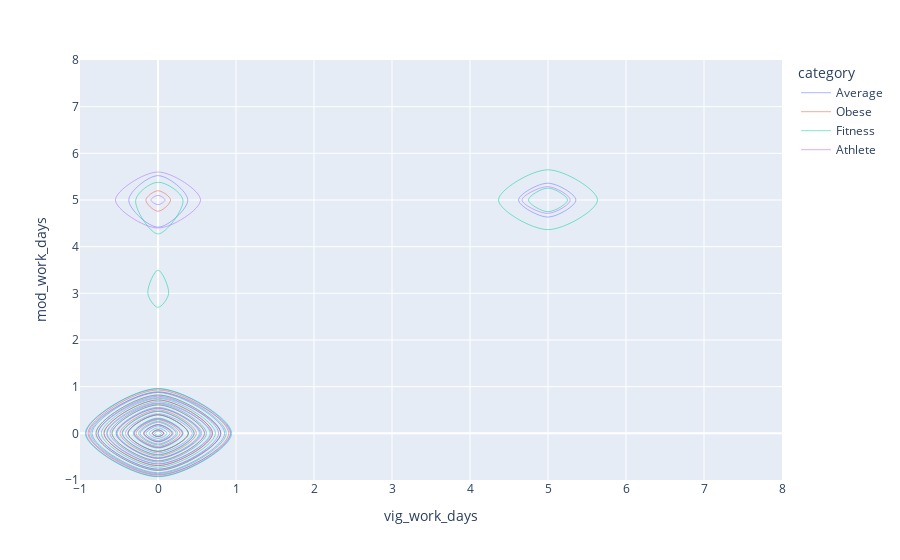

The cell this chart's notebook holds for it:
### Code cell
pp = express.density_contour(df[['vig_work_days','mod_work_days','category']],x='vig_work_days',y='mod_work_days',color='category')
pp

### Figure 1 — Plotly figure (JSON) as saved in the notebook; plotly's stock layout.template omitted (floating-point values rounded to 4 significant figures; data arrays with more than 128 entries replaced by an {"elided": "..."} marker saying what was removed)
{"data": [{"contours": {"coloring": "none"}, "hovertemplate": "category=Average<br>vig_work_days=%{x}<br>mod_work_days=%{y}<br>count=%{z}<extra></extra>", "legendgroup": "Average", "line": {"color": "#636efa"}, "name": "Average", "showlegend": true, "type": "histogram2dcontour", "x": {"elided": "2457 int values"}, "xaxis": "x", "xbingroup": "x", "y": {"elided": "2457 int values"}, "yaxis": "y", "ybingroup": "y"}, {"contours": {"coloring": "none"}, "hovertemplate": "category=Obese<br>vig_work_days=%{x}<br>mod_work_days=%{y}<br>count=%{z}<extra></extra>", "legendgroup": "Obese", "line": {"color": "#EF553B"}, "name": "Obese", "showlegend": true, "type": "histogram2dcontour", "x": {"elided": "8666 int values"}, "xaxis": "x", "xbingroup": "x", "y": {"elided": "8666 int values"}, "yaxis": "y", "ybingroup": "y"}, {"contours": {"coloring": "none"}, "hovertemplate": "category=Fitness<br>vig_work_days=%{x}<br>mod_work_days=%{y}<br>count=%{z}<extra></extra>", "legendgroup": "Fitness", "line": {"color": "#00cc96"}, "name": "Fitness", "showlegend": true, "type": "histogram2dcontour", "x": {"elided": "603 int values"}, "xaxis": "x", "xbingroup": "x", "y": {"elided": "603 int values"}, "yaxis": "y", "ybingroup": "y"}, {"contours": {"coloring": "none"}, "hovertemplate": "category=Athlete<br>vig_work_days=%{x}<br>mod_work_days=%{y}<br>count=%{z}<extra></extra>", "legendgroup": "Athlete", "line": {"color": "#ab63fa"}, "name": "Athlete", "showlegend": true, "type": "histogram2dcontour", "x": [0, 4, 0, 0, 0, 0, 0, 0, 4, 0, 0, 0, 0, 4, 6, 0, 0, 5, 0, 3, 7, 2, 0, 0, 0, 2, 0, 0, 0, 0, 0, 0, 2, 0, 2, 0, 0, 0, 4, 0, 0, 0, 5, 5, 0, 4, 5, 6, 5, 7, 5, 0, 0, 0, 0, 5, 0, 0, 0, 1, 0, 0, 0, 0, 0, 0, 7, 0, 0, 0, 5, 0, 7, 2, 7, 0, 3, 0, 0, 0, 0, 0, 0, 1, 0, 6, 5, 4, 2, 0, 5, 0, 5, 4, 0, 0, 0, 6, 0, 0], "xaxis": "x", "xbingroup": "x", "y": [0, 0, 0, 0, 0, 0, 0, 0, 6, 0, 0, 5, 0, 5, 0, 4, 5, 0, 0, 0, 7, 0, 0, 5, 5, 7, 0, 0, 0, 0, 0, 7, 5, 0, 0, 0, 0, 0, 7, 5, 0, 0, 7, 5, 0, 4, 0, 6, 5, 0, 5, 5, 3, 2, 2, 5, 3, 0, 0, 0, 0, 0, 0, 5, 0, 6, 7, 0, 5, 5, 5, 0, 7, 5, 3, 0, 3, 0, 0, 0, 0, 2, 5, 0, 0, 6, 0, 0, 2, 0, 5, 0, 5, 4, 0, 7, 0, 6, 0, 5], "yaxis": "y", "ybingroup": "y"}], "layout": {"legend": {"title": {"text": "category"}, "tracegroupgap": 0}, "margin": {"t": 60}, "xaxis": {"anchor": "y", "domain": [0, 1], "title": {"text": "vig_work_days"}}, "yaxis": {"anchor": "x", "domain": [0, 1], "title": {"text": "mod_work_days"}}}}
